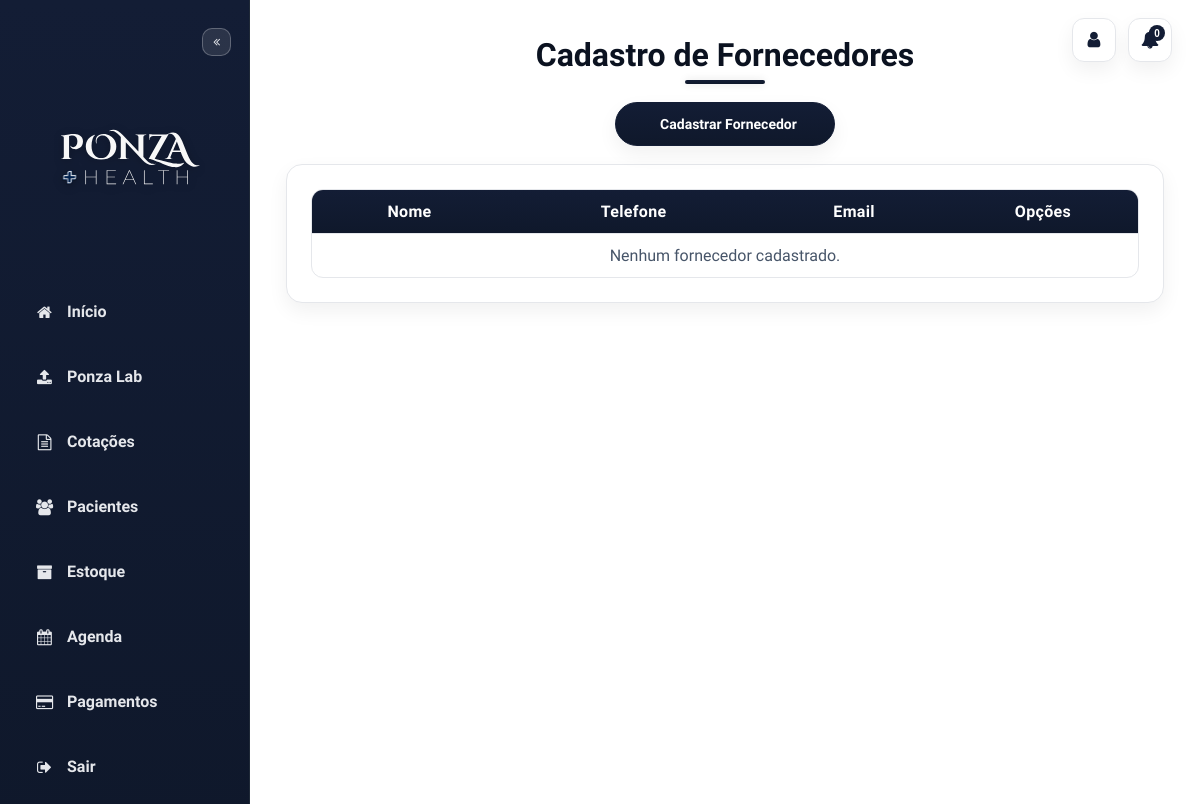
The page /suppliers (signed in) on the database as committed earlier.
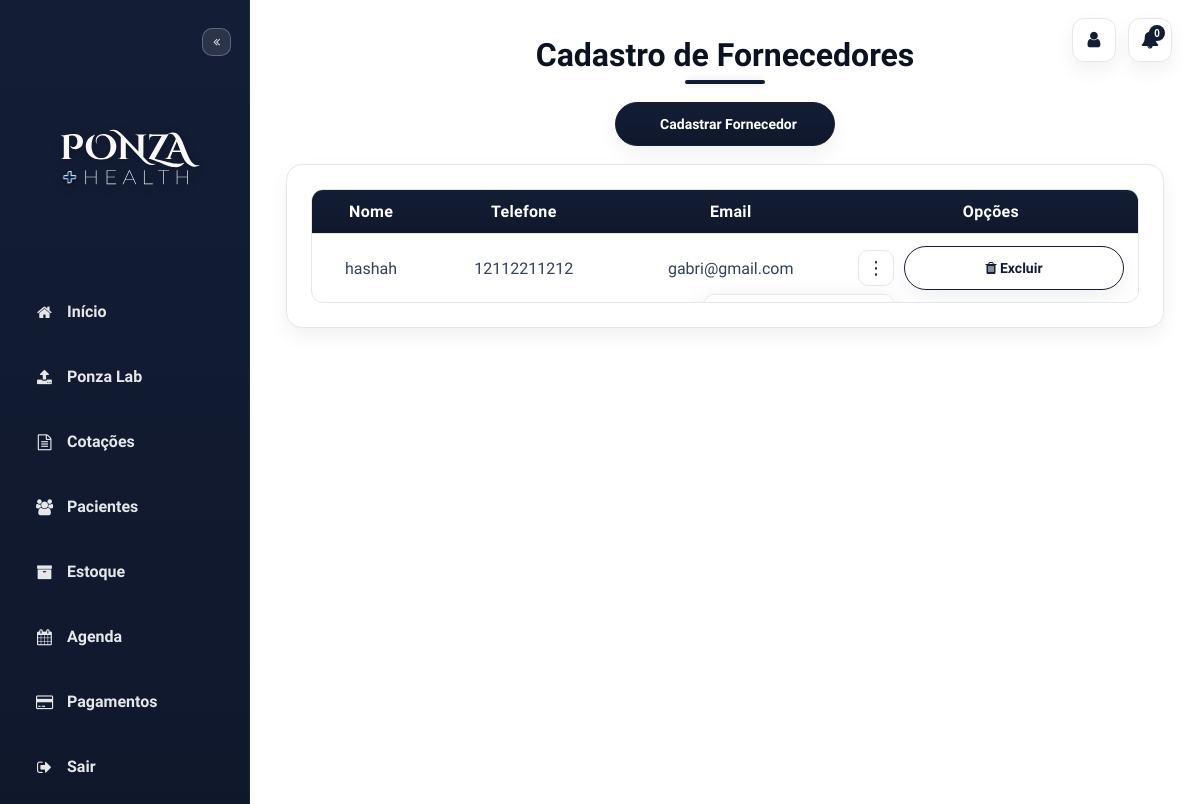
The same page on the database as committed later.
### models.py (models this page shows, shortened)
class BaseModel:
    """__init__ flexível baseado em kwargs (compatível com SQLAlchemy)."""

class Supplier(db.Model, BaseModel):
    __tablename__ = "suppliers"
    id      = db.Column(db.Integer, primary_key=True)
    name    = db.Column(db.String(120), nullable=False)
    email   = db.Column(db.String(120))
    phone   = db.Column(db.String(20))
    user_id = db.Column(db.Integer, db.ForeignKey("users.id"), nullable=False, index=True)
    user    = relationship("User", back_populates="suppliers")
    __table_args__ = (
        Index("ix_suppliers_email", "email"),
        Index("ix_suppliers_phone", "phone"),
    )

### app.py (the view)
@app.route('/suppliers')
@login_required
def suppliers():
    u = current_user()
    sups = Supplier.query.filter_by(user_id=u.id).order_by(Supplier.name.asc()).all()
    try:
        return render_template('suppliers.html', suppliers=sups)
    except TemplateNotFound:
        lis = "".join(f"<li>{s.name} — {s.email or ''} {s.phone or ''}</li>" for s in sups)
        return f"<h1>Fornecedores</h1><ul>{lis or '<li>(vazio)</li>'}</ul>"

### app.py (called while the page is built)
def get_logged_user() -> Optional[User]:
    uid = session.get('user_id')
    return User.query.get(uid) if uid else None

def login_required(f: Callable[..., Any]) -> Callable[..., Any]:
    @wraps(f)
    def wrapper(*args, **kwargs):
        u = get_logged_user()
        if not u:
            return redirect(url_for('login'))
        g.user = u
        return f(*args, **kwargs)
    return wrapper

def current_user() -> User:
    u = getattr(g, "user", None) or get_logged_user()
    if not u:
        abort(401)
    return cast(User, u)

@app.context_processor
def inject_user_context():
    u = getattr(g, "user", None) or get_logged_user()
    if not u:
        return {}
    return {
        "user": {
            "id": u.id,
            "username": u.username,
            "email": u.email,
            "profile_image": (u.profile_image or DEFAULT_USER_IMAGE),
        }
    }

@app.context_processor
def inject_globals():
    return {"now": datetime.utcnow()}

### templates/suppliers.html (shortened to what the changed rows need)
<!DOCTYPE html>
<html lang="pt-br">
<head>
    <link rel="stylesheet" href="https://stackpath.bootstrapcdn.com/font-awesome/4.7.0/css/font-awesome.min.css">
</head>
<body>
    <div class="content">
        <h2>Cadastro de Fornecedores</h2>
        <div class="panel">
            <div class="table-wrap">
                <table class="catalog">
                    <thead>
                        <tr>
                            <th>Nome</th>
                            <th>Telefone</th>
                            <th>Email</th>
                            <th style="width:190px;">Opções</th>
                        </tr>
                    </thead>
                    <tbody>
                        {% for supplier in suppliers %}
                        <tr>
                            <td>{{ supplier.name }}</td>
                            <td>{{ supplier.phone }}</td>
                            <td>{{ supplier.email }}</td>
                            <td>
                                <div style="display:flex;align-items:center;justify-content:center;gap:10px;">
                                    <div class="options-container">
                                        <button class="options-button" onclick="toggleMenu(this)" aria-haspopup="true"
                                            aria-expanded="false">⋮</button>
                                        <div class="options-menu" role="menu">
                                            <a href="#" role="menuitem"
                                                onclick="openEditModal('{{ supplier.id }}','{{ supplier.name }}','{{ supplier.phone }}','{{ supplier.email }}')">
                                            </a>
                                        </div>
                                    </div>
                                    <form method="post"
                                        action="{{ url_for('delete_supplier', supplier_id=supplier.id) }}"
                                        onsubmit="return confirm('Deseja realmente excluir este fornecedor?')"
                                        style="margin:0;">
                                        <button type="submit" class="btn-ghost" title="Excluir"><i
                                                class="fa fa-trash"></i>&nbsp;Excluir</button>
                                    </form>
                                </div>
                            </td>
                        </tr>
                        {% else %}
                        <tr>
                            <td colspan="4" style="color:var(--ink-dim); text-align:center;">Nenhum fornecedor
                                cadastrado.</td>
                        </tr>
                        {% endfor %}
                    </tbody>
                </table>
            </div>
        </div>
    </div>
</body>
</html>

Rows that differ between the two databases and show on the page:
added Supplier: name "hashah", phone "12112211212", email "gabri@gmail.com"
Other text that changed with them:
text no longer shown: "Nenhum fornecedor cadastrado."
